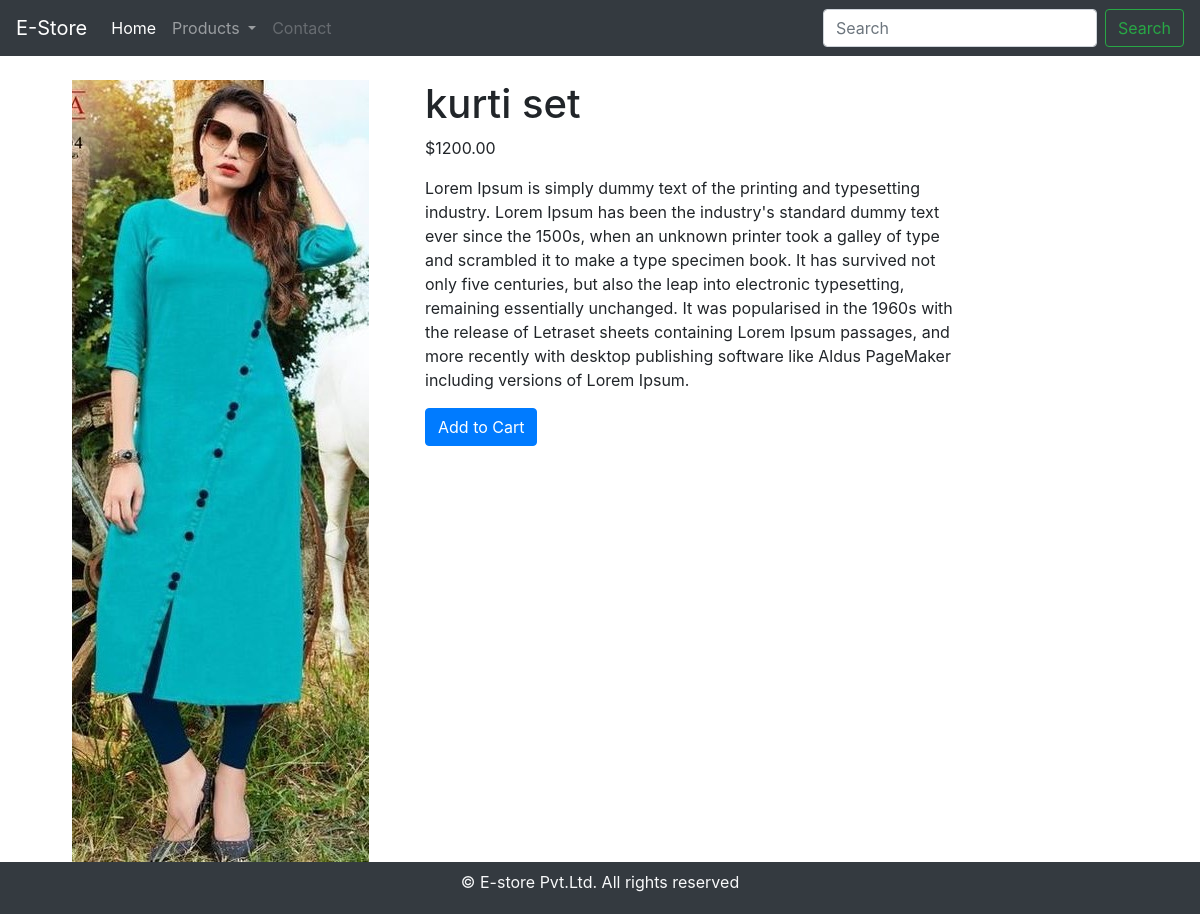
/dress_materials/kurtis/, run on the app's committed database.
### shop/models.py (models this page shows, shortened)
class Product(models.Model):
    name = models.CharField(max_length=100, unique=True)
    slug = models.SlugField(max_length=100, unique=True)
    description = models.TextField(blank=True)
    image = models.ImageField(upload_to='category', blank=True,default="")
    price=models.DecimalField(decimal_places=2,max_digits=10)
    stock=models.IntegerField()
    available=models.BooleanField(default=True)
    category=models.ForeignKey(Category,on_delete=models.CASCADE)

### shop/views.py (the view)
# urls.py: path('<slug:slug_c>/<slug_p>/',views.prod_det,name="product_det"),
def prod_det(request, slug_c, slug_p):
    try:
        product=Product.objects.get(category__slug=slug_c, slug=slug_p)
    except Exception as e:
        raise e
    return render(request,'product.html',{'product':product})

### shop/context_processors.py (called while the page is built)
def mylink(request):
    links=Category.objects.all()
    return dict(links=links)

### shop/models.py (called while the page is built)
    def get_url(self):
        return reverse('product_by_category', args=[self.slug])

### templates/product.html
{% extends 'base.html' %}
{% load static %}
{% block content %}
<div class="container">
 <br>
 <div class="row">
   <div class="col-12 col-sm-12 col-md-12 col-lg-4 text-center ">
     <div style="min-width:17 rem;">
        <img src="{{product.image.url}}" alt="{{product.name}}">
     </div>
     </div>
     <div class="col-12 col-sm-12 col-md-12 col-lg-6">
       <div>
           <h1>{{product.name}}</h1>
           <p>${{product.price}}</p>
           <p>{{product.description}}</p>
           <a href="#" class="btn btn-primary">Add to Cart</a>
       </div>
     </div>
  </div>
 </div>
{% endblock %}

### data on the page
Product: image (picture), name "kurti set", price "1200.00", description "Lorem Ipsum is simply dummy text of the printing and typesetting industry. Lorem Ipsum has been the industry's standard dummy text ever since the 1500s, when an unknown printer took a galley of type and scrambled it to make a type specimen book. It has survived not only five centuries, but also the leap into electronic typesetting, remaining essentially unchanged. It was popularised in the 1960s with the release of Letraset sheets containing Lorem Ipsum passages, and more recently with desktop publishing software like Aldus PageMaker including versions of Lorem Ipsum."
